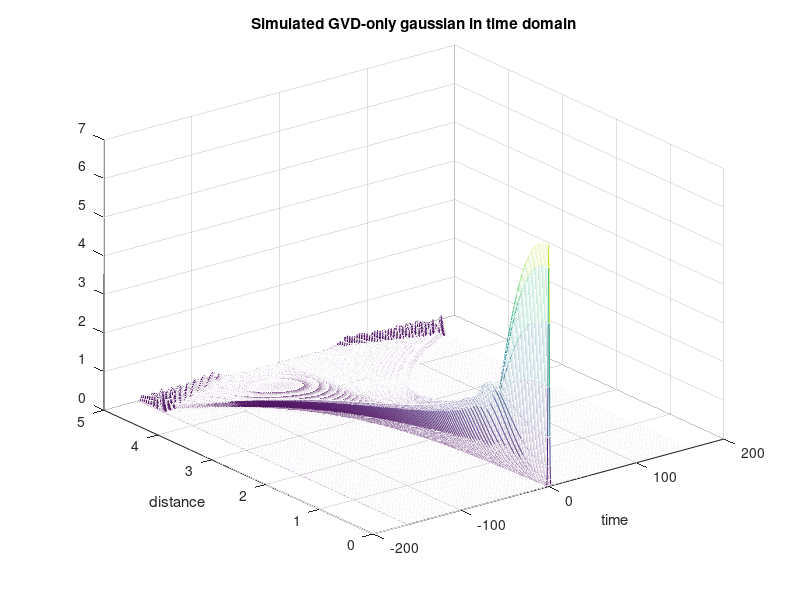
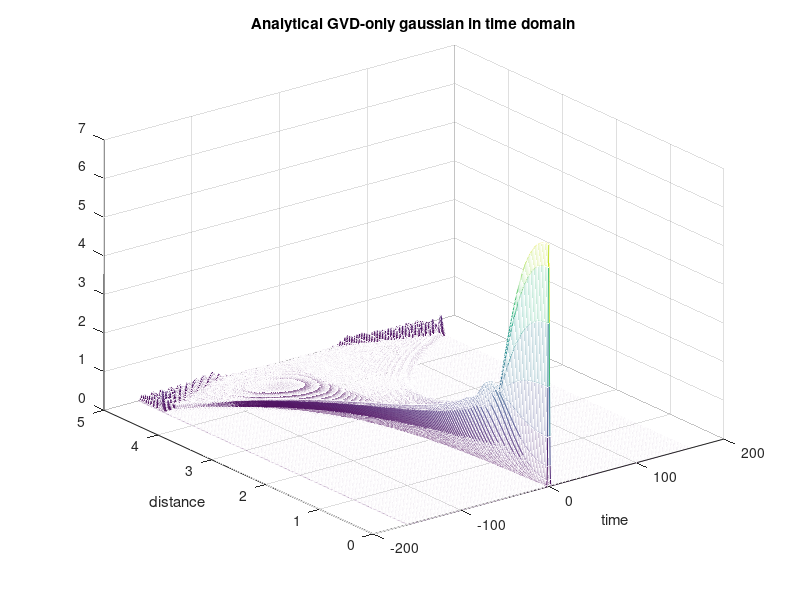
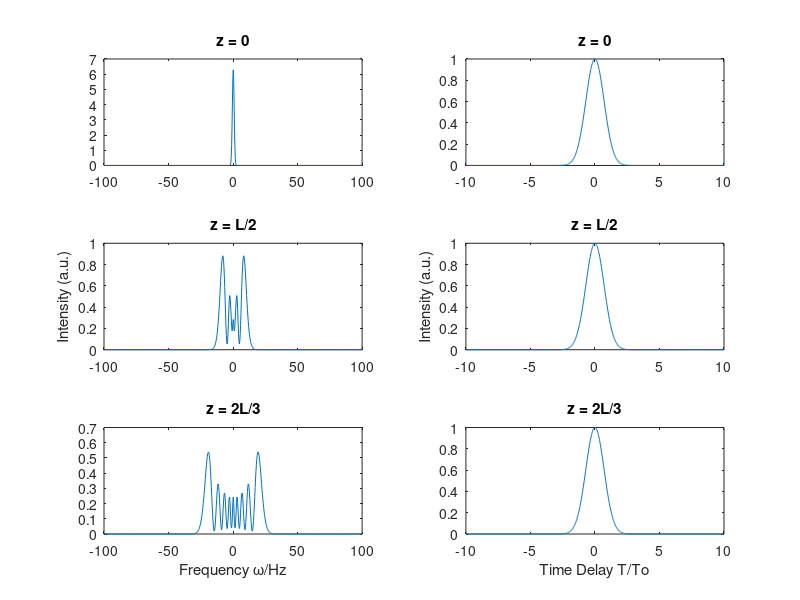
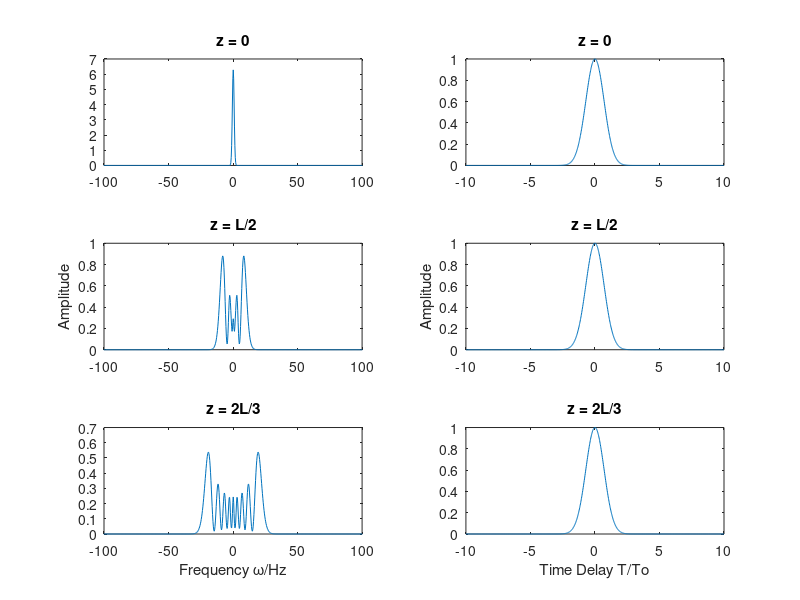

The MATLAB script that drew these images, in order:
%Working with 4.1.1 and 4.1.4
%%
clc; clear all; close all;

b2 = 50;%-20e-27;
alpha = -1;%1e-5;
gama = 2;%0.003;
To= 1;%125e-12; %Pulse width
T = 20*To;%8192e-12;
nSamples = 2^10;
%%

Fs = (nSamples-1)/T;% dt = T/(nSamples-1)
Fmax = Fs/2;
df = 1/T;
t = -T/2:1/Fs:T/2;
f = -Fmax:df:Fmax;
f = 2*pi.*f;
%%
% Po = abs(b2)/(gama*To^2); %Peak power
Po = 1;
Ld = 10000*To^2/abs(b2);
Lnl = (gama*Po)^-1;
L = 10*Lnl; %There is no point in doing this, is there? As crazy as it sounds
%dz? %is this what Naks was talking about?
dz = min(Ld,Lnl)/100;
z_vector = 0:dz:L;
%%

anal_wave = zeros(length(z_vector), length(t));
anal_wave_time = zeros(length(z_vector), length(t));
% % U = U*exp(1i*phi); %U is not a constant at all
Uo = exp(-0.5*t.^2/To^2);
% % Leff = (1 - exp(-alpha*L))/alpha; %is this a constant? What is L?
% % phi = abs(Uo).^2 * Leff/Lnl; %phi is a constant in terms of distance
%%
for i = 1:length(z_vector)
    if alpha == 0
        Leff = L;
    else
        Leff = (1 - exp(-alpha*z_vector(i)))/alpha;
    end
    phi = abs(Uo).^2 .* Leff/Lnl;
    U = Uo.*exp(1i*phi);
    U_fft = fftshift(fft(U))/Fs;
    anal_wave(i,:) = abs(U_fft).^2;
    anal_wave_time(i,:) = abs(U).^2;
end
%%
simul_wave = zeros(length(z_vector), length(t));
simul_wave_time = zeros(length(z_vector), length(t));
A = exp(-0.5*t.^2/To^2);
Ao = A;
A_fft = fftshift(fft(A))/Fs;
simul_wave(1,:) = abs(A_fft).^2;
simul_wave_time(1,:) = abs(A).^2;
%%
f = ifftshift(f);
for i = 2:length(z_vector)
    N = (1i*exp(-alpha*z_vector(i)) / Lnl)*abs(A).^2;
    A = exp(dz*N).*A;
    A_fft = fftshift(fft(A))/Fs;
    simul_wave(i,:) = abs(A_fft).^2;
    simul_wave_time(i,:) = abs(A).^2;
end
f = fftshift(f);
%%
% figure;
mesh(f,z_vector, simul_wave); %(1:5) (1:5,:)
xlabel('time');
ylabel('distance');
title('Simulated GVD-only gaussian in time domain');

figure;
mesh(f, z_vector, anal_wave); %(1:500,:)
xlabel('time');
ylabel('distance');
title('Analytical GVD-only gaussian in time domain');
%%
% close all;
figure;
subplot(3,2,2);
plot(t/To,anal_wave_time(1,:));
title('z = 0')
subplot(3,2,4);
plot(t/To,anal_wave_time(400,:));
title('z = L/2')
ylabel('Intensity (a.u.)')
subplot(3,2,6);
plot(t/To,anal_wave_time(533,:));
title('z = 2L/3')
xlabel('Time Delay T/To')

subplot(3,2,1);
plot(f,anal_wave(1,:));
title('z = 0')
xlim([-100 100]);
subplot(3,2,3);
plot(f,anal_wave(400,:));
title('z = L/2')
ylabel('Intensity (a.u.)')
xlim([-100 100]);
subplot(3,2,5);
plot(f,anal_wave(533,:));
title('z = 2L/3')
xlabel('Frequency \omega/Hz')
xlim([-100 100]);
%%
figure;
subplot(3,2,2);
plot(t/To,simul_wave_time(1,:));
title('z = 0')
subplot(3,2,4);
plot(t/To,simul_wave_time(400,:));
title('z = L/2')
ylabel('Amplitude')
subplot(3,2,6);
plot(t/To,simul_wave_time(533,:));
title('z = 2L/3')
xlabel('Time Delay T/To')

subplot(3,2,1);
plot(f,simul_wave(1,:));
title('z = 0')
xlim([-100 100]);
subplot(3,2,3);
plot(f,simul_wave(400,:));
title('z = L/2')
ylabel('Amplitude')
xlim([-100 100]);
subplot(3,2,5);
plot(f,simul_wave(533,:));
title('z = 2L/3')
xlabel('Frequency \omega/Hz')
xlim([-100 100]);